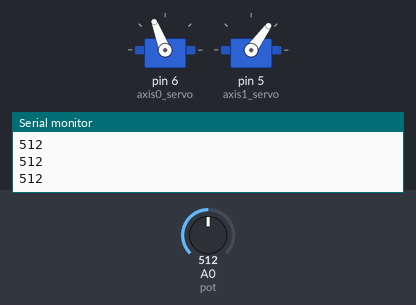
Recording of a sketch running on a simulated Arduino Uno, built with avr-gcc and run on an emulated ATmega328P. On the bench: 2 × servo, the last lines printed to the serial monitor. The inputs (shaded band) are chosen by the test bench; at power-on: A0 (pot) = 512.

Above: at 1.2 s.
1.3 s: A0 (pot) set to 483
At 2.5 s:
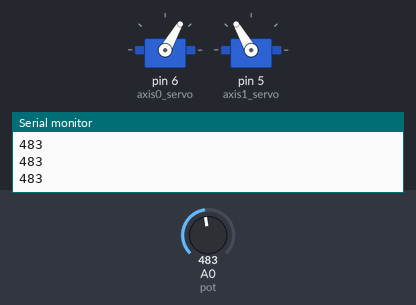
2.8 s: A0 (pot) set to 510
At 3.8 s:
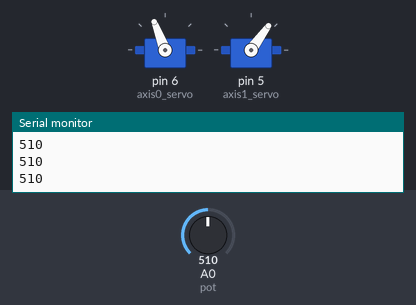
4.3 s: A0 (pot) set to 490
At 4.8 s:
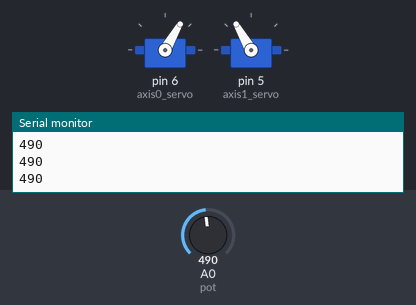
Timing chart, 0 to 7.3 s (numbered marks = the images above; inputs shaded):
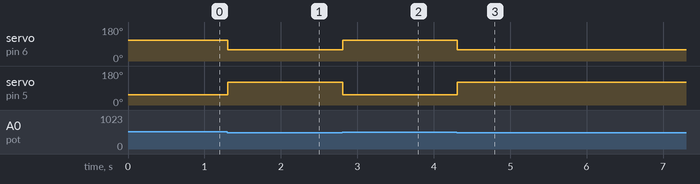

The sketch:

sketch_aug27b.ino
```cpp
#include <Servo.h>          //header file
#include <math.h>


Servo axis0_servo;          //declaration of servo variable
Servo axis1_servo;
int pot = A0;
int pot_val;
int angle;
int pos = 0;     // variable to store the servo position
double theta1, theta2, alpha;
double hp;
double i = 0;

void coordinate(double x, double y);
void angles(int theta1,int theta2);


void setup() {
  Serial.begin(9600);
  pinMode(pot,INPUT);
  axis0_servo.attach(6);    //declartion of the pin no. for servo pin
  axis1_servo.attach(5);


}

void loop() {

pot_val=analogRead(pot);
angle = map(pot_val, 0, 1023,0, 180);
Serial.println(pot_val);
if(pot_val<500){
    angles(60,120);
  }
  else
  {
    coordinate(6,7);
  }
}
void coordinate(double x, double y)
{
  hp = sqrt(pow(x, 2) + pow(y, 2));
  alpha = asin(hp / 20);
  theta2 = 2 * alpha * 180 / PI;
  theta1 = atan2(y, x) * 180 / PI + ((180 - theta2) / 2);

  axis0_servo.write(theta1);
  axis1_servo.write(theta2);
}
void angles(int t1,int t2)
{
  axis0_servo.write(t1);
  axis1_servo.write(t2);

}
```

Measured:
- the behaviour switches between 500 and 499 on A0 (pot) (found by bisection; images 0 and 1)
- after the input at 1.3 s, servo on pin 6 (axis0_servo): 111° → 60° at once; servo on pin 5 (axis1_servo): 54° → 120° at once
- after the input at 2.8 s, servo on pin 6 (axis0_servo): 60° → 111° at once; servo on pin 5 (axis1_servo): 120° → 54° at once
- after the input at 4.3 s, servo on pin 6 (axis0_servo): 111° → 60° at once; servo on pin 5 (axis1_servo): 54° → 120° at once
